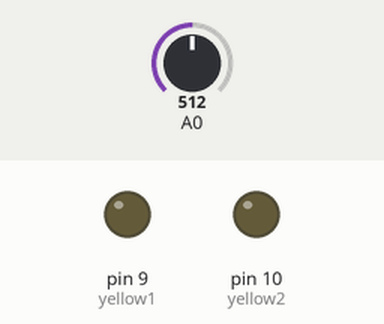
Bench run of a sketch on a simulated Arduino Uno, built with avr-gcc and run on an emulated ATmega328P. Parts: output pins drawn as LEDs (lit = HIGH). The test bench sets the inputs (shaded band); at power-on: A0 = 512. Random numbers use the default seed unless the sketch sets one.

Above: at 1.2 s.
1.3 s: A0 set to 0
At 2.06 s:
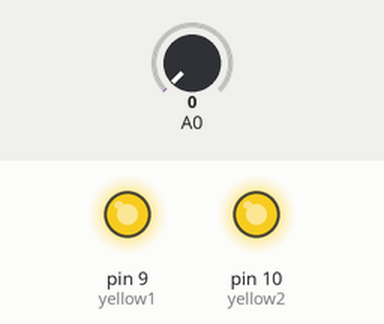
4.3 s: A0 set to 122
At 5.2 s:
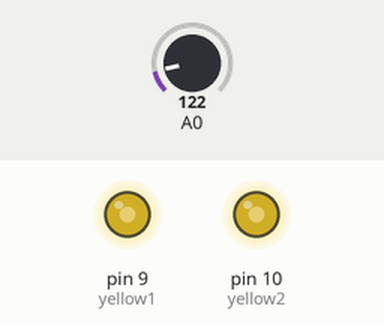
Timing chart, 0 to 7.3 s (numbered marks = the images above; inputs shaded):
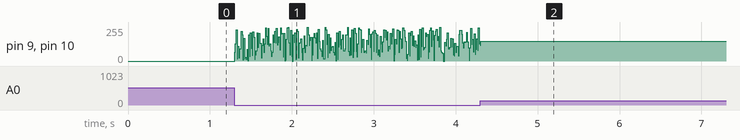

The sketch:

fireefffect.ino
```cpp
int yellow1=9;
int yellow2=10;
int red=10;

void setup()
{
      randomSeed(analogRead(0));

         pinMode(yellow1,OUTPUT);
       pinMode(yellow2,OUTPUT);
       pinMode(red,OUTPUT);

}

void loop() {
      randomSeed(analogRead(0));
      int randm=random(256);
      analogWrite(yellow1,randm);
      analogWrite(red,randm);
      analogWrite(yellow2,randm);
      delay(10);


}
```
